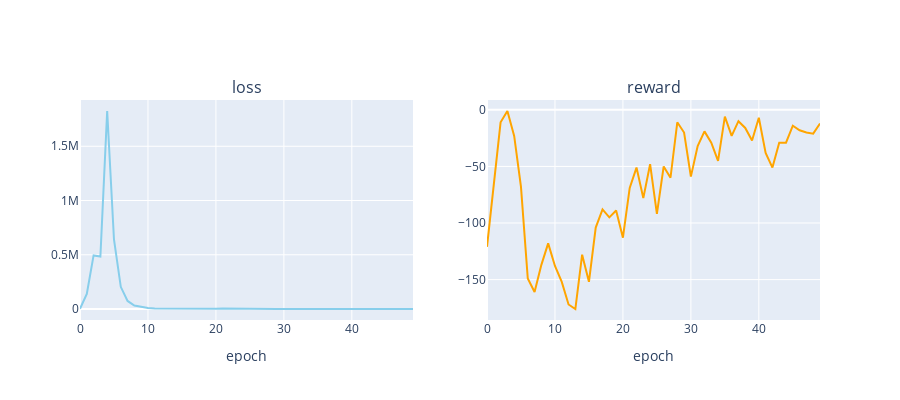

This figure's notebook cell:
### Code cell
plot_loss_reward(total_losses, total_rewards)

### Figure 1 — Plotly figure (JSON) as saved in the notebook; plotly's stock layout.template omitted (floating-point values rounded to 4 significant figures)
{"data": [{"line": {"color": "skyblue"}, "mode": "lines", "type": "scatter", "xaxis": "x", "y": [2212.0, 139600.0, 493700.0, 483500.0, 1825000.0, 641200.0, 204600.0, 74270.0, 32610.0, 17650.0, 8817.0, 5540.0, 4737.0, 4311.0, 3854.0, 8574.0, 2901.0, 2220.0, 5058.0, 3830.0, 2546.0, 4313.0, 3087.0, 1088.0, 1616.0, 3050.0, 876.6, 941.9, 733.5, 698.8, 1111.0, 1352.0, 1296.0, 646.0, 148.8, 159.7, 508.6, 506.2, 85.17, 689.0, 256.9, 284.6, 96.68, 199.6, 332.3, 45.25, 45.07, 62.23, 62.88, 905.9], "yaxis": "y"}, {"line": {"color": "orange"}, "mode": "lines", "type": "scatter", "xaxis": "x2", "y": [-121, -65, -11, -1, -23, -68, -149, -161, -137, -118, -138, -152, -172, -176, -128, -152, -104, -88, -95, -89, -113, -69, -51, -78, -48, -92, -50, -60, -11, -20, -59, -32, -19, -29, -45, -6, -23, -10, -16, -27, -7, -38, -51, -29, -29, -14, -18, -20, -21, -12], "yaxis": "y2"}], "layout": {"annotations": [{"font": {"size": 16}, "showarrow": false, "text": "loss", "x": 0.225, "xanchor": "center", "xref": "paper", "y": 1, "yanchor": "bottom", "yref": "paper"}, {"font": {"size": 16}, "showarrow": false, "text": "reward", "x": 0.775, "xanchor": "center", "xref": "paper", "y": 1, "yanchor": "bottom", "yref": "paper"}], "height": 400, "showlegend": false, "width": 900, "xaxis": {"anchor": "y", "domain": [0, 0.45], "title": {"text": "epoch"}}, "xaxis2": {"anchor": "y2", "domain": [0.55, 1], "title": {"text": "epoch"}}, "yaxis": {"anchor": "x", "domain": [0, 1]}, "yaxis2": {"anchor": "x2", "domain": [0, 1]}}}
